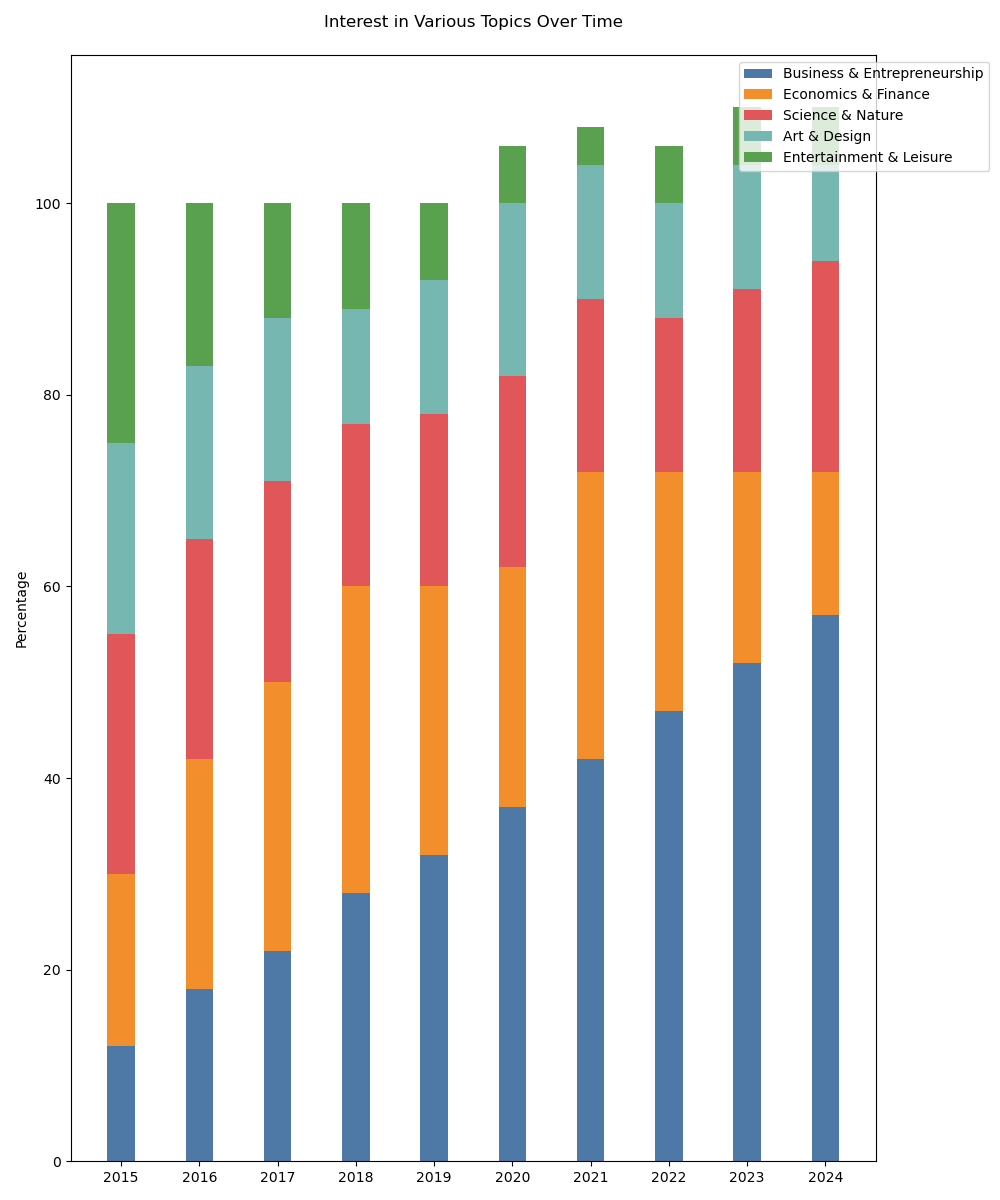

Source code (Python):

import matplotlib.pyplot as plt
import numpy as np

# Data
categories = ['2015', '2016', '2017', '2018', '2019', '2020', '2021', '2022', '2023', '2024']
business_entrepreneurship = [12, 18, 22, 28, 32, 37, 42, 47, 52, 57]
economics_finance = [18, 24, 28, 32, 28, 25, 30, 25, 20, 15]
science_nature = [25, 23, 21, 17, 18, 20, 18, 16, 19, 22]
art_design = [20, 18, 17, 12, 14, 18, 14, 12, 13, 10]
entertainment_leisure = [25, 17, 12, 11, 8, 6, 4, 6, 6, 6]

# Plot
bar_width = 0.35
fig, ax = plt.subplots(figsize=(10, 12))
categories_pos = np.arange(len(categories))

ax.bar(categories_pos, business_entrepreneurship, bar_width, label='Business & Entrepreneurship', color='#4e79a7')
ax.bar(categories_pos, economics_finance, bar_width, bottom=business_entrepreneurship, label='Economics & Finance', color='#f28e2b')
ax.bar(categories_pos, science_nature, bar_width, bottom=np.array(business_entrepreneurship)+np.array(economics_finance), label='Science & Nature', color='#e15759')
ax.bar(categories_pos, art_design, bar_width, bottom=np.array(business_entrepreneurship)+np.array(economics_finance)+np.array(science_nature), label='Art & Design', color='#76b7b2')
ax.bar(categories_pos, entertainment_leisure, bar_width, bottom=np.array(business_entrepreneurship)+np.array(economics_finance)+np.array(science_nature)+np.array(art_design), label='Entertainment & Leisure', color='#59a14f')

# Labels and Title
ax.set_ylabel('Percentage')
ax.set_title('Interest in Various Topics Over Time', pad=20)
ax.set_xticks(categories_pos)
ax.set_xticklabels(categories)
ax.legend(loc='upper right', bbox_to_anchor=(1.15, 1))

plt.tight_layout()
plt.show()
